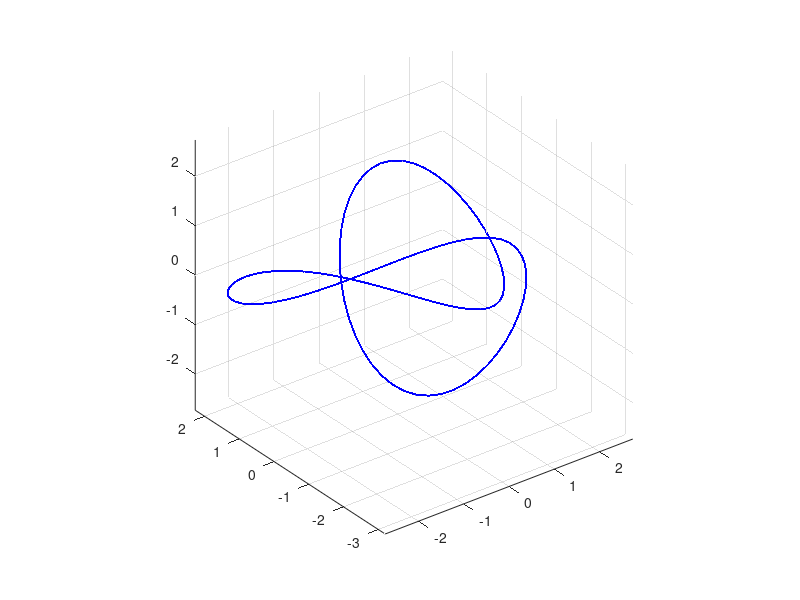

This figure's MATLAB source:
t=linspace(0,2*pi,100);T=meshgrid(t);X=(sin(T)+2*sin(2*T));Y=(cos(T)-2*cos(2*T));Z=(-sin(3*T));figure;surf(X,Y,Z,'EdgeColor','b');axis equal
